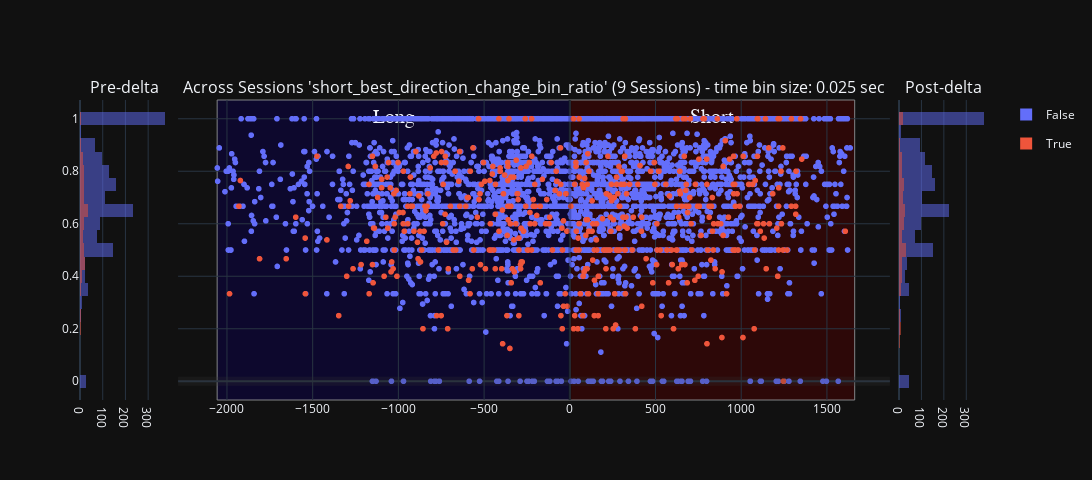

Notebook code cell kept with this figure:
### Code cell
variable_name = 'short_best_direction_change_bin_ratio'
# variable_name = 'long_best_congruent_dir_bins_ratio'
# 'color':'is_user_annotated_epoch'
# 'color': 'is_user_annotated_epoch', 
px_scatter_kwargs = {'x': 'delta_aligned_start_t', 'y': variable_name, 'color':"is_user_annotated_epoch", 'title': f"'{variable_name}'"} # , 'color': 'time_bin_size', 'range_y': [-1.0, 1.0], , 'labels': {'session_name': 'Session', 'time_bin_size': 'tbin_size', 'is_user_annotated_epoch':'user_sel'}
# hist_kwargs = dict(color="time_bin_size")
hist_kwargs = dict(color="is_user_annotated_epoch") # , histnorm='probability density'
new_fig_ripples = plotly_pre_post_delta_scatter(data_results_df=concatenated_ripple_df, out_scatter_fig=None, histogram_bins=histogram_bins,
                        px_scatter_kwargs=px_scatter_kwargs, histogram_variable_name=variable_name, hist_kwargs=hist_kwargs, forced_range_y=None,
                        time_delta_tuple=(earliest_delta_aligned_t_start, 0.0, latest_delta_aligned_t_end))
new_fig_ripples.update_layout(fig_size_kwargs)
new_fig_ripples

### Figure 1 — Plotly figure (JSON) as saved in the notebook; plotly's stock layout.template omitted (floating-point values rounded to 4 significant figures; data arrays with more than 128 entries replaced by an {"elided": "..."} marker saying what was removed)
{"data": [{"alignmentgroup": "True", "bingroup": "y", "hovertemplate": "is_user_annotated_epoch=False<br>count=%{x}<br>short_best_direction_change_bin_ratio=%{y}<extra></extra>", "legendgroup": "False", "marker": {"color": "#636efa", "opacity": 0.5, "pattern": {"shape": ""}}, "name": "False", "nbinsy": 25, "offsetgroup": "False", "orientation": "h", "showlegend": true, "type": "histogram", "xaxis": "x", "y": {"elided": "1643 float values"}, "yaxis": "y"}, {"alignmentgroup": "True", "bingroup": "y", "hovertemplate": "is_user_annotated_epoch=True<br>count=%{x}<br>short_best_direction_change_bin_ratio=%{y}<extra></extra>", "legendgroup": "True", "marker": {"color": "#EF553B", "opacity": 0.5, "pattern": {"shape": ""}}, "name": "True", "nbinsy": 25, "offsetgroup": "True", "orientation": "h", "showlegend": true, "type": "histogram", "xaxis": "x", "y": {"elided": "212 float values"}, "yaxis": "y"}, {"hovertemplate": "is_user_annotated_epoch=False<br>delta_aligned_start_t=%{x}<br>short_best_direction_change_bin_ratio=%{y}<extra></extra>", "legendgroup": "False", "marker": {"color": "#636efa", "symbol": "circle"}, "mode": "markers", "name": "False", "showlegend": false, "type": "scattergl", "x": {"elided": "3418 float values"}, "xaxis": "x2", "y": {"elided": "3418 float values"}, "yaxis": "y2"}, {"hovertemplate": "is_user_annotated_epoch=True<br>delta_aligned_start_t=%{x}<br>short_best_direction_change_bin_ratio=%{y}<extra></extra>", "legendgroup": "True", "marker": {"color": "#EF553B", "symbol": "circle"}, "mode": "markers", "name": "True", "showlegend": false, "type": "scattergl", "x": {"elided": "448 float values"}, "xaxis": "x2", "y": {"elided": "448 float values"}, "yaxis": "y2"}, {"alignmentgroup": "True", "bingroup": "y", "hovertemplate": "is_user_annotated_epoch=False<br>count=%{x}<br>short_best_direction_change_bin_ratio=%{y}<extra></extra>", "legendgroup": "False", "marker": {"color": "#636efa", "opacity": 0.5, "pattern": {"shape": ""}}, "name": "False", "nbinsy": 25, "offsetgroup": "False", "orientation": "h", "showlegend": false, "type": "histogram", "xaxis": "x3", "y": {"elided": "1775 float values"}, "yaxis": "y3"}, {"alignmentgroup": "True", "bingroup": "y", "hovertemplate": "is_user_annotated_epoch=True<br>count=%{x}<br>short_best_direction_change_bin_ratio=%{y}<extra></extra>", "legendgroup": "True", "marker": {"color": "#EF553B", "opacity": 0.5, "pattern": {"shape": ""}}, "name": "True", "nbinsy": 25, "offsetgroup": "True", "orientation": "h", "showlegend": false, "type": "histogram", "xaxis": "x3", "y": {"elided": "236 float values"}, "yaxis": "y3"}], "layout": {"annotations": [{"font": {"size": 16}, "showarrow": false, "text": "Pre-delta", "x": 0.049, "xanchor": "center", "xref": "paper", "y": 1, "yanchor": "bottom", "yref": "paper"}, {"font": {"size": 16}, "showarrow": false, "text": "Across Sessions 'short_best_direction_change_bin_ratio' (9 Sessions) - time bin size: 0.025 sec", "x": 0.5, "xanchor": "center", "xref": "paper", "y": 1, "yanchor": "bottom", "yref": "paper"}, {"font": {"size": 16}, "showarrow": false, "text": "Post-delta", "x": 0.951, "xanchor": "center", "xref": "paper", "y": 1, "yanchor": "bottom", "yref": "paper"}], "barmode": "overlay", "height": 480, "shapes": [{"line": {"color": "rgba(0.2,0.2,0.2,.25)", "width": 9}, "type": "line", "x0": 0, "x1": 1, "xref": "x2 domain", "y0": 0, "y1": 0, "yref": "y2"}, {"line": {"color": "rgba(0,0,0,.25)", "width": 3}, "type": "line", "x0": 0, "x1": 0, "xref": "x2", "y0": 0, "y1": 1, "yref": "y2 domain"}, {"fillcolor": "#0b0049", "label": {"font": {"family": "Times New Roman", "size": 20}, "text": "Long", "textposition": "top center"}, "layer": "below", "line": {"width": 1}, "opacity": 0.5, "type": "rect", "x0": -2057.0, "x1": 0, "xref": "x2", "y0": 0, "y1": 1, "yref": "y2 domain"}, {"fillcolor": "#490000", "label": {"font": {"family": "Times New Roman", "size": 20}, "text": "Short", "textposition": "top center"}, "layer": "below", "line": {"width": 1}, "opacity": 0.5, "type": "rect", "x0": 0, "x1": 1662.0, "xref": "x2", "y0": 0, "y1": 1, "yref": "y2 domain"}], "width": 1650, "xaxis": {"anchor": "y", "domain": [0, 0.098]}, "xaxis2": {"anchor": "y2", "domain": [0.108, 0.892]}, "xaxis3": {"anchor": "y3", "domain": [0.902, 1]}, "yaxis": {"anchor": "x", "domain": [0, 1]}, "yaxis2": {"anchor": "x2", "domain": [0, 1], "matches": "y", "showticklabels": false}, "yaxis3": {"anchor": "x3", "domain": [0, 1], "matches": "y", "showticklabels": false}}}
